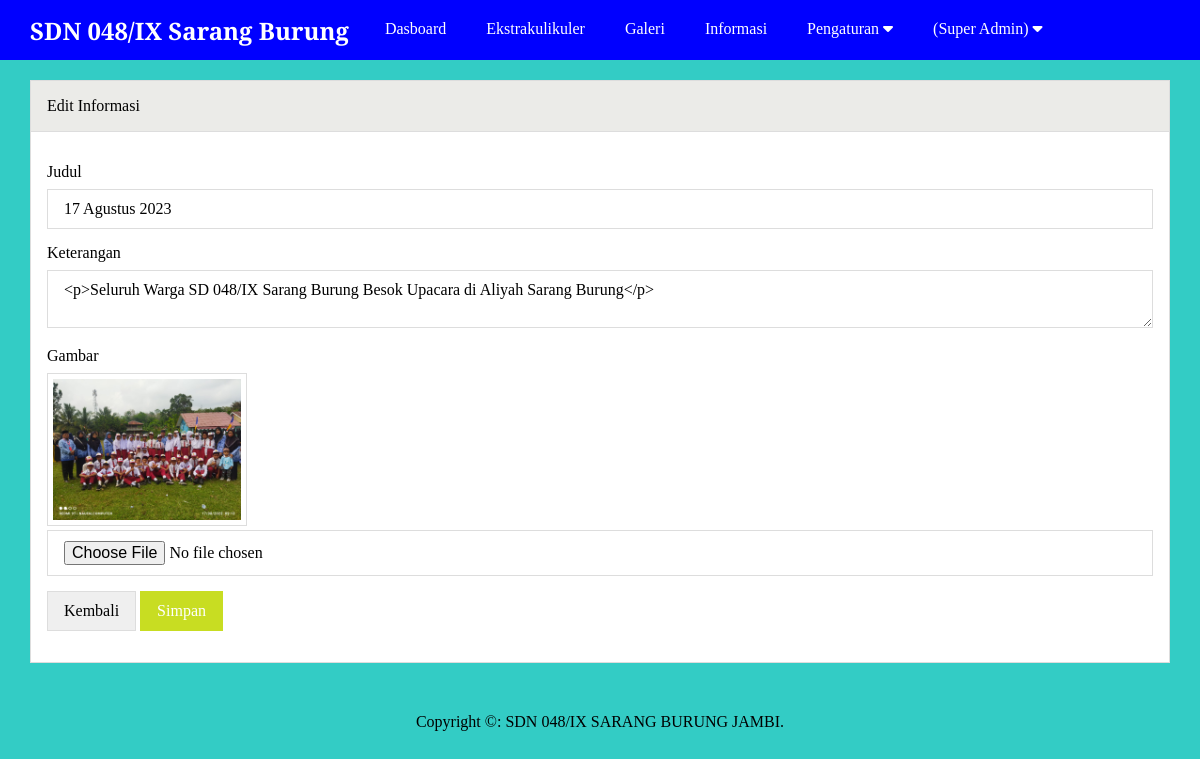
The app's page /admin/edit-informasi.php?id=4 (signed in) with its own data.
### tables this page shows
CREATE TABLE `informasi` (
  `id` int(11) NOT NULL,
  `judul` varchar(255) NOT NULL,
  `keterangan` text NOT NULL,
  `gambar` varchar(50) NOT NULL,
  `created_at` timestamp NOT NULL DEFAULT current_timestamp(),
  `updated_at` datetime DEFAULT NULL,
  `created_by` int(11) NOT NULL
);

CREATE TABLE `pengaturan` (
  `id` int(11) NOT NULL,
  `nama` varchar(50) NOT NULL,
  `email` varchar(50) NOT NULL,
  `telepon` varchar(20) NOT NULL,
  `alamat` text NOT NULL,
  `logo` varchar(50) NOT NULL,
  `favicon` varchar(50) NOT NULL,
  `tentang_sekolah` text NOT NULL,
  `foto_sekolah` varchar(50) NOT NULL,
  `google_maps` text NOT NULL,
  `nama_kepsek` varchar(50) NOT NULL,
  `foto_kepsek` varchar(50) NOT NULL,
  `sambutan_kepsek` text NOT NULL,
  `created_at` timestamp NOT NULL DEFAULT current_timestamp(),
  `updated_at` datetime DEFAULT NULL
);

### admin/edit-informasi.php (the view, shortened to what this page needs)
<?php include 'header.php' ?>
<?php
	$informasi = mysqli_query($conn, "SELECT * FROM informasi WHERE id = '".$_GET['id']."' ");
	$p        = mysqli_fetch_object($informasi);
 ?>
		<div class="content">
			<div class="container">
				<div class="box">
					<div class="box-header">
						Edit Informasi
					</div>
					<div class="box-body">
						 <form action="" method="POST" enctype="multipart/form-data">
						 	<div class="form-group">
						 		<label>Judul</label>
						 		<input type="text" name="judul" placeholder="Judul" value="<?= $p->judul ?>" class="input-control" required>
						 	</div>
						 	<div class="form-group">
						 		<label>Keterangan</label>
						 		<textarea name="keterangan" class="input-control" placeholder="Keterangan" id="mytextarea"><?= $p->keterangan ?></textarea>
						 	</div>
						 	<div class="form-group">
						 		<label>Gambar</label>
						 		<img src="../uploads/informasi/<?= $p->gambar ?>" width="200px" class="image">
						 		<input type="file" name="gambar" class="input-control">
						 	</div>
						 	<button type="button" class="btn" onclick="window.location = 'informasi.php'">Kembali</button>
						 	<input type="submit" name="submit" value="Simpan" class="btn btn-blue">
						 </form>
					</div>
				</div>
			</div>
		</div>
<?php include 'footer.php' ?>

### admin/footer.php
		<div class="footer">
			<div class="container text-center">
				Copyright &copy: <?= $d->nama ?>.
			</div>
		</div>
</body>
</html>

### assets/css/style.css (style rules this page uses)
* { margin: 0; padding: 0; font-family: 'Playfair Display', serif; box-sizing: border-box; }
.container { width: 1140px; margin: 0 auto; }
.container::after { content: ""; display: block; clear: both; }
.bg-light { background-color: #33ccc5; }
.box { border: 1px solid #ddd; background-color: #fff; }
.box-header { padding: 16px; border-bottom: 1px solid #ddd; background-color: #EBEBE8; }
.box-body { padding: 16px; }
form { margin: 15px 0; }
.form-group { margin-bottom: 15px; }
.form-group label { display: block; margin-bottom: 8px; }
.form-group .input-control { padding:10px 16px; width: 100%; font-size: 16px; border: 1px solid #ddd; }
.btn { border: 1px solid #ddd; padding: 10px 16px; font-size: 16px; }
.btn-blue { background-color: #c8dd22; color: #fff; border: 1px solid #c8dd22; }
.text-center { text-align: center !important; }
.content { padding: 80px 0 30px 0; }
.footer { padding: 20px 0; }
.image { border: 1px solid #ddd; padding: 5px; }

### records on screen
informasi: judul "17 Agustus 2023", keterangan "<p>Seluruh Warga SD 048/IX Sarang Burung Besok Upacara di Aliyah Sarang Burung</p>", gambar (picture)
pengaturan: nama "SDN 048/IX SARANG BURUNG JAMBI"

### other values on screen
$_SESSION['ulevel'] "Super Admin"
